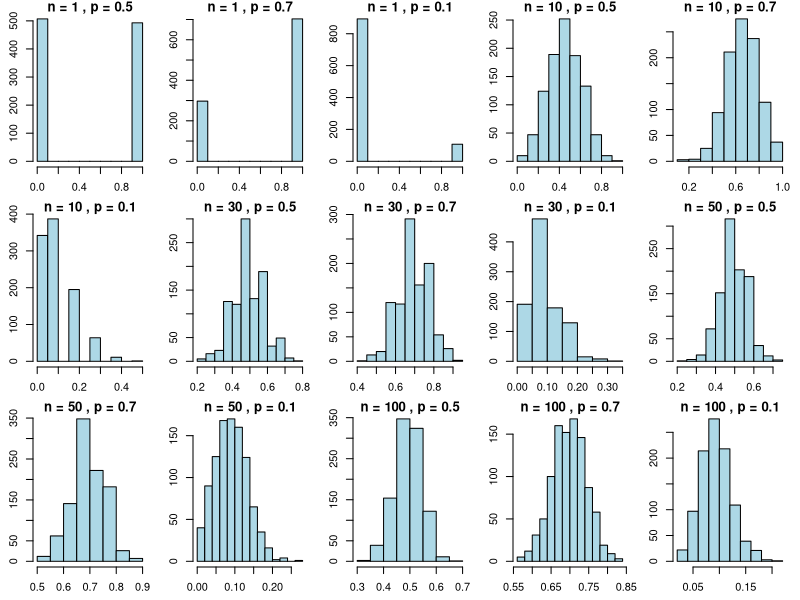

This figure's R source:
# Set the seed for reproducibility
set.seed(123)

# Parameters
n_values <- c(1, 10, 30, 50, 100)
p_values <- c(0.5, 0.7, 0.1)

# Adjust figure margins
par(mar = c(2.5, 2.5, 1, 1))  # Adjust the margins as needed (bottom, left, top, right) # nolint

# Generate and plot distributions
par(mfrow = c(length(p_values), length(n_values)))  # Set up the layout of subplots


# Generate proportion distribution for each combination of n and p
for (n in n_values) {
  for (p in p_values) {
    # Generate random numbers from a binomial distribution
    proportions <- rbinom(1000, n, p) / n
    
    # Plot the histogram
    hist(proportions, main = paste("n =", n, ", p =", p),
         xlab = "Proportion", ylab = "Frequency", col = "lightblue")
  }
}
